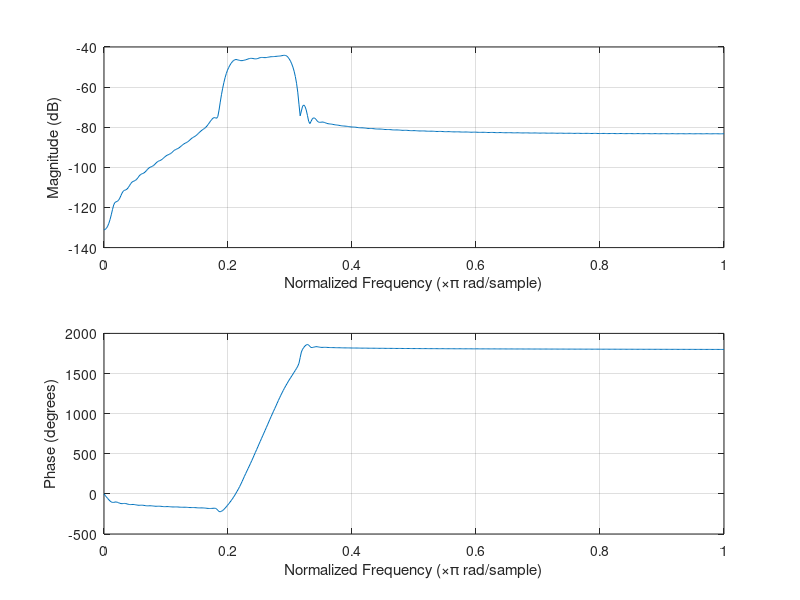
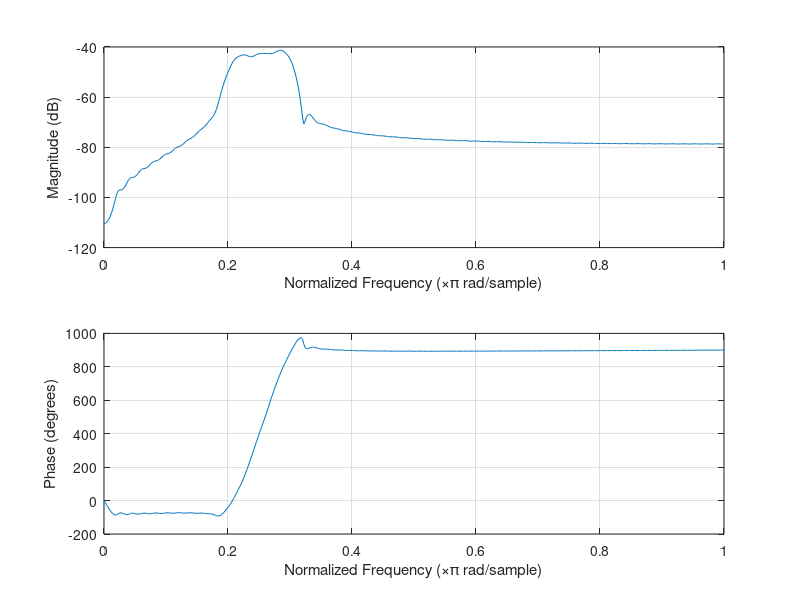
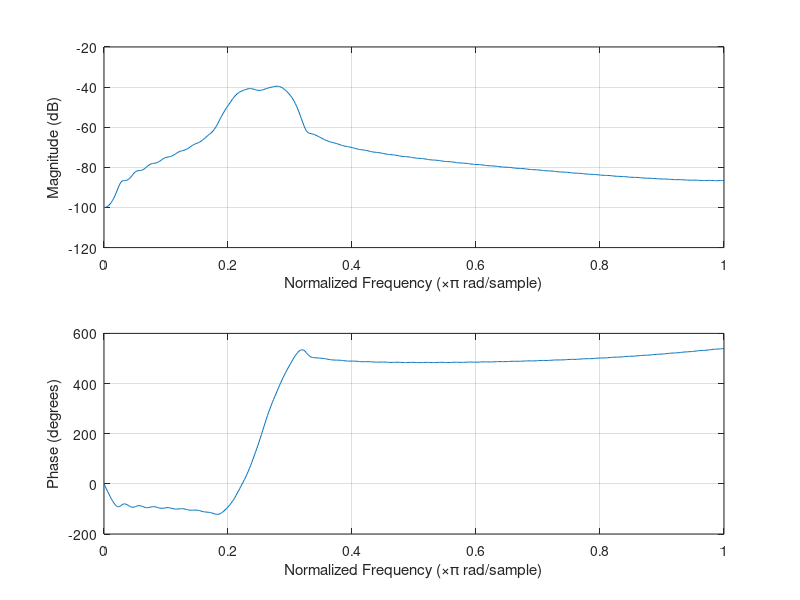
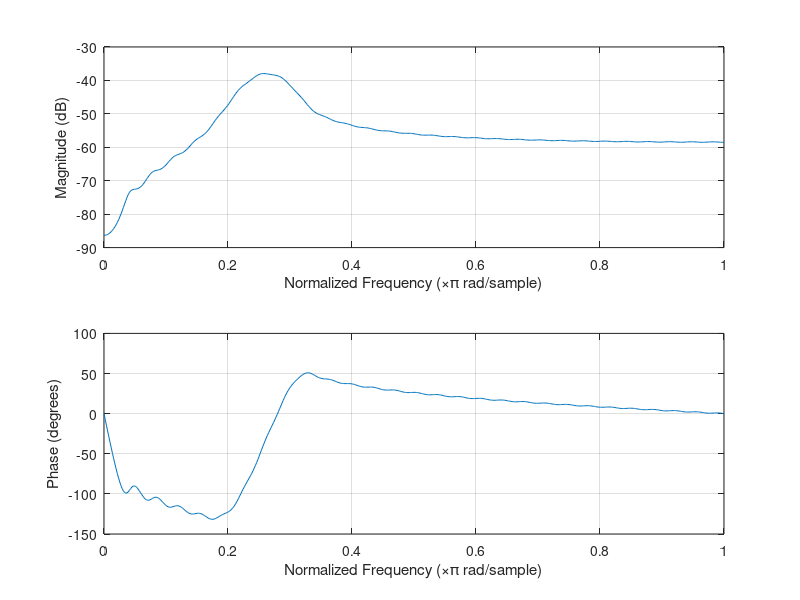

Here is the MATLAB script that generated these plots, in order: (Note: this script raises an error after producing the figures.)
h1 = [1,1,1,1,1];
h2 = [-1,-1,0,1,1];
h3 = [-1,1,1,1,1];
h4 = [-1,1,1,1,1,1,1,1,1,1,1,1,1,1,1,1,1,1,1];

figure(1)
subplot(2,2,1)
zplane(h1)
subplot(2,2,2)
zplane(h2)
subplot(2,2,3)
zplane(h3)
subplot(2,2,4)
zplane(h4)

%%
figure(2)
freqz(h1,1)
figure(3)
freqz(h2,1)
figure(4)
freqz(h3,1)
figure(5)
freqz(h4,1)

%% Exercise 1

Wp = [0.2 0.3];
Ws = [0.1 0.4];
Rp = 2;
Rs = 100;

[n, Wn] = buttord(Wp,Ws,Rp,Rs);
[B,A] = butter(n,Wn);

figure(1)
freqz(B,A);
title("Frequency response of the filter");
figure(2)
zplane(B,A);
title("The poles and zeros of the filter");
figure(3)
impz(B,A);
title("Impulse response of the filter");

%%
[h, t] = impz(B,A);
hmax = max(h);

samples_over = find(abs(h)>hmax*0.10);

h100 = h(1:(samples_over(end)));
t100 = t(1:(samples_over(end)));

h75 = h(1:floor(0.75*(samples_over(end))));
t75 = t(1:floor(0.75*(samples_over(end))));

h60 = h(1:floor(0.60*(samples_over(end))));
t60 = t(1:floor(0.60*(samples_over(end))));

h40 = h(1:floor(0.40*(samples_over(end))));
t40 = t(1:floor(0.40*(samples_over(end))));

h10 = h(1:floor(0.10*(samples_over(end))));
t10 = t(1:floor(0.10*(samples_over(end))));

figure(1)
title("Frequency response of the effective value of the filter");
freqz(h100,t100)

figure(2)
title("Frequency response of 75% of the effective value of the filter");
freqz(h75,t75)

figure(3)
title("Frequency response of 60% of the effective value of the filter");
freqz(h60,t60)

figure(4)
title("Frequency response of 40% of the effective value of the filter");
freqz(h40,t40)

figure(5)
title("Frequency response of 10% ofthe effective value of the filter");
freqz(h10,t10)

%% 1.2
Fs = 30000;
Ts = 1/Fs;

H = [ones(100,1);zeros(401,1);ones(100,1)];
f = -(length(H)*Fs*10^(-7))/2:Fs*10^(-7):(length(H)*Fs*10^(-7)-Fs*10^(-7))/2;



h = fftshift(ifft(H,'symmetric'));
t = 0:Ts:(length(h)*Ts-Ts);


figure(1)
plot(t,h);
title('Impulse response');

figure(2)
plot(f,fftshift(H))
title('Frequency response');


%% Here I make the impulse response gradually shorter

h50 = zero_pad_alt(h(1:floor(0.50*length(h))),h);

h25 = zero_pad_alt(h(1:floor(0.25*length(h))),h);

h10 = zero_pad_alt(h(1:floor(0.10*length(h))),h);

figure(1)
subplot(2,1,1);
hold on
plot(f,fftshift(abs(fft(h))))
plot(f,fftshift(abs(fft(h50))))
plot(f,fftshift(abs(fft(h25))))
plot(f,fftshift(abs(fft(h10))))
xlim([0 f(end)])
legend('full','half','quarter','tenth');
hold off

subplot(2,1,2); % I'm not sure what to do about the phase here :/
hold on
plot(f,fftshift(angle(fft(h))))
plot(f50,fftshift(angle(fft(h50))))
plot(f25,fftshift(angle(fft(h25))))
plot(f10,fftshift(angle(fft(h10))))
xlim([0 f(end)])
hold off
%%
figure(2) % The lines need to be more thicc
subplot(4,1,1)
plot(t,h)
subplot(4,1,2)
plot(t(1:300),h50(1:300))
subplot(4,1,3)
plot(t(1:150),h25(1:150))
subplot(4,1,4)
plot(t(1:60),h10(1:60))


